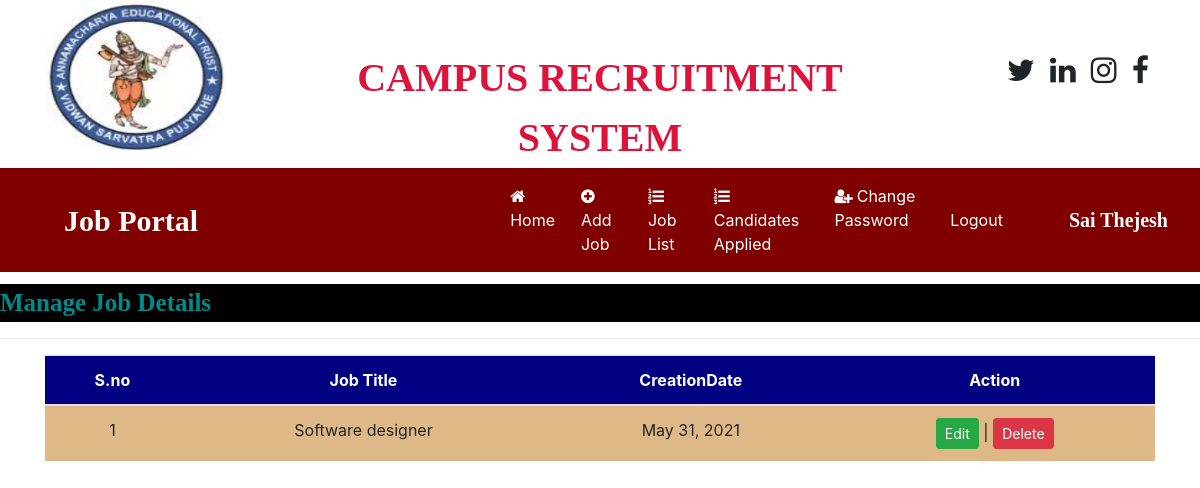
The page /job_list/ (signed in) on the database as committed earlier.
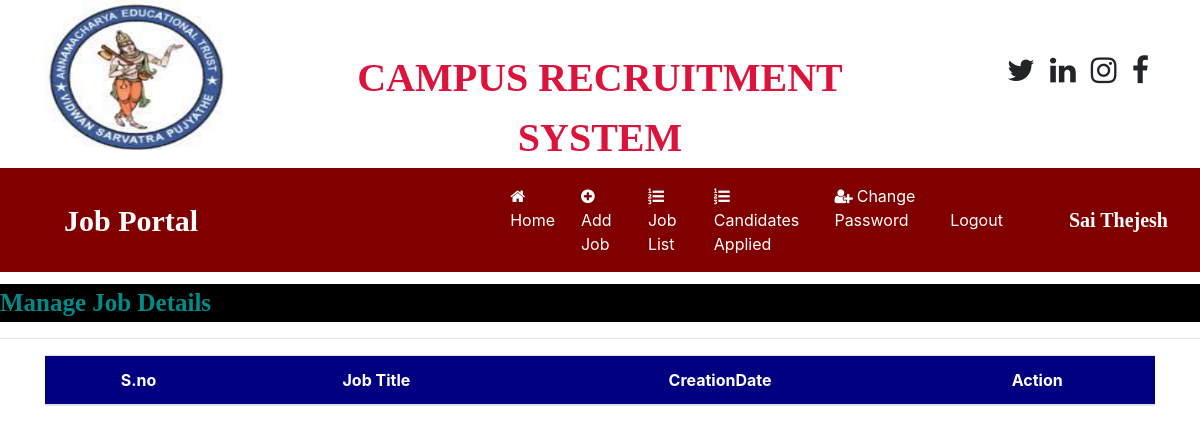
The same page on the database as committed later.
### OnlinejobportalApp/models.py (models this page shows, shortened)
class Job(models.Model):
	recruiter =models.ForeignKey(Recruiter,on_delete=models.CASCADE)
	start_date = models.DateField()
	end_date = models.DateField()
	title =models.CharField(max_length=100)
	salary = models.FloatField(null=True)
	image = models.FileField()
	description = models.CharField(max_length=300)
	experience = models.CharField(max_length=50)
	location = models.CharField(max_length=100)
	skills = models.CharField(max_length=100)
	creationdate = models.DateField()

### OnlinejobportalApp/views.py (the view)
# urls.py: path('job_list/',views.job_list,name="job_list"),
def job_list(request):
    if not request.user.is_authenticated:
    	return redirect('recruiter_login')
    user = request.user
    recruiter = Recruiter.objects.get(user=user)
    job = Job.objects.filter(recruiter = recruiter)
    d={'job':job}
    return render(request,'html/job_list.html',d)

### OnlinejobportalApp/templates/html/job_list.html (shortened to what this page needs)
{% load static %}
{% block body %}
{% include 'html/recruiter_navigation.html' %}
<marquee style="font-family: 'Algerian'; font-size: 25px; color: darkcyan; background-color: black;font-weight: bold;margin-top: 1%">
	Manage Job Details
</marquee>
<hr>
<div class="container">
<table class="table table-hover" id="example">
	<thead>
		<tr style = "background-color: #000080;color:white">
			<th>S.no</th>
			<th>Job Title</th>
			<th>CreationDate</th>
			<th>Action</th>
		</tr>
	</thead>
	<tbody>
		{% for i in job %}
		<tr style = "background-color: #DEB887">
			<td>{{forloop.counter}}</td>
			<td>{{i.title}}</td>
			<td>{{i.creationdate}}</td>
            <td><a href="{% url 'edit_jobdetail' i.id %}" class="btn btn-success btn-sm " >Edit</a> |
            	<a href="{% url 'delete_job' i.id %}" class="btn btn-danger btn-sm "  onclick="return confirm(' Are you Sure ?')">Delete</a>
		</tr>
		{% endfor %}
	</tbody>
</table>
</div>
{% endblock %}

Rows that differ between the two databases and show on the page:
removed Job: title "Software designer", creationdate "May 31, 2021"
